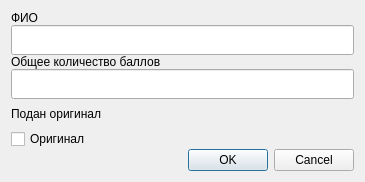
<?xml version="1.0" encoding="UTF-8"?>
<ui version="4.0">
 <class>Dialog</class>
 <widget class="QDialog" name="Dialog">
  <property name="geometry">
   <rect>
    <x>0</x>
    <y>0</y>
    <width>365</width>
    <height>600</height>
   </rect>
  </property>
  <property name="minimumSize">
   <size>
    <width>365</width>
    <height>600</height>
   </size>
  </property>
  <property name="maximumSize">
   <size>
    <width>365</width>
    <height>600</height>
   </size>
  </property>
  <property name="windowTitle">
   <string/>
  </property>
  <property name="modal">
   <bool>true</bool>
  </property>
  <layout class="QGridLayout" name="gridLayout_2">
   <property name="sizeConstraint">
    <enum>QLayout::SetMinAndMaxSize</enum>
   </property>
   <property name="horizontalSpacing">
    <number>7</number>
   </property>
   <item row="0" column="0">
    <layout class="QGridLayout" name="gridLayout" rowstretch="0,0,0,0,0,0,0,0">
     <property name="sizeConstraint">
      <enum>QLayout::SetMinAndMaxSize</enum>
     </property>
     <item row="3" column="0" colspan="2">
      <widget class="QLineEdit" name="lineEdit_Points">
       <property name="sizePolicy">
        <sizepolicy hsizetype="MinimumExpanding" vsizetype="Maximum">
         <horstretch>0</horstretch>
         <verstretch>0</verstretch>
        </sizepolicy>
       </property>
       <property name="minimumSize">
        <size>
         <width>0</width>
         <height>30</height>
        </size>
       </property>
      </widget>
     </item>
     <item row="4" column="0" colspan="2">
      <widget class="QLabel" name="label_2">
       <property name="sizePolicy">
        <sizepolicy hsizetype="Minimum" vsizetype="Maximum">
         <horstretch>0</horstretch>
         <verstretch>0</verstretch>
        </sizepolicy>
       </property>
       <property name="minimumSize">
        <size>
         <width>0</width>
         <height>30</height>
        </size>
       </property>
       <property name="maximumSize">
        <size>
         <width>16777215</width>
         <height>16777215</height>
        </size>
       </property>
       <property name="text">
        <string>Подан оригинал</string>
       </property>
      </widget>
     </item>
     <item row="0" column="0" colspan="2">
      <widget class="QLabel" name="label">
       <property name="sizePolicy">
        <sizepolicy hsizetype="Preferred" vsizetype="Maximum">
         <horstretch>0</horstretch>
         <verstretch>0</verstretch>
        </sizepolicy>
       </property>
       <property name="text">
        <string>ФИО</string>
       </property>
      </widget>
     </item>
     <item row="6" column="0">
      <widget class="QDialogButtonBox" name="buttonBox">
       <property name="standardButtons">
        <set>QDialogButtonBox::Cancel|QDialogButtonBox::Ok</set>
       </property>
      </widget>
     </item>
     <item row="5" column="0" colspan="2">
      <widget class="QCheckBox" name="checkBoxOriginalDoc">
       <property name="sizePolicy">
        <sizepolicy hsizetype="Minimum" vsizetype="Maximum">
         <horstretch>0</horstretch>
         <verstretch>0</verstretch>
        </sizepolicy>
       </property>
       <property name="text">
        <string>Оригинал</string>
       </property>
       <property name="checkable">
        <bool>true</bool>
       </property>
       <property name="checked">
        <bool>false</bool>
       </property>
       <property name="tristate">
        <bool>false</bool>
       </property>
      </widget>
     </item>
     <item row="2" column="0" colspan="2">
      <widget class="QLabel" name="label_3">
       <property name="sizePolicy">
        <sizepolicy hsizetype="Preferred" vsizetype="Maximum">
         <horstretch>0</horstretch>
         <verstretch>0</verstretch>
        </sizepolicy>
       </property>
       <property name="text">
        <string>Общее количество баллов</string>
       </property>
      </widget>
     </item>
     <item row="1" column="0" colspan="2">
      <widget class="QLineEdit" name="lineEdit_FIO">
       <property name="sizePolicy">
        <sizepolicy hsizetype="MinimumExpanding" vsizetype="Maximum">
         <horstretch>0</horstretch>
         <verstretch>0</verstretch>
        </sizepolicy>
       </property>
       <property name="minimumSize">
        <size>
         <width>0</width>
         <height>30</height>
        </size>
       </property>
      </widget>
     </item>
    </layout>
   </item>
  </layout>
 </widget>
 <resources/>
 <connections/>
</ui>
